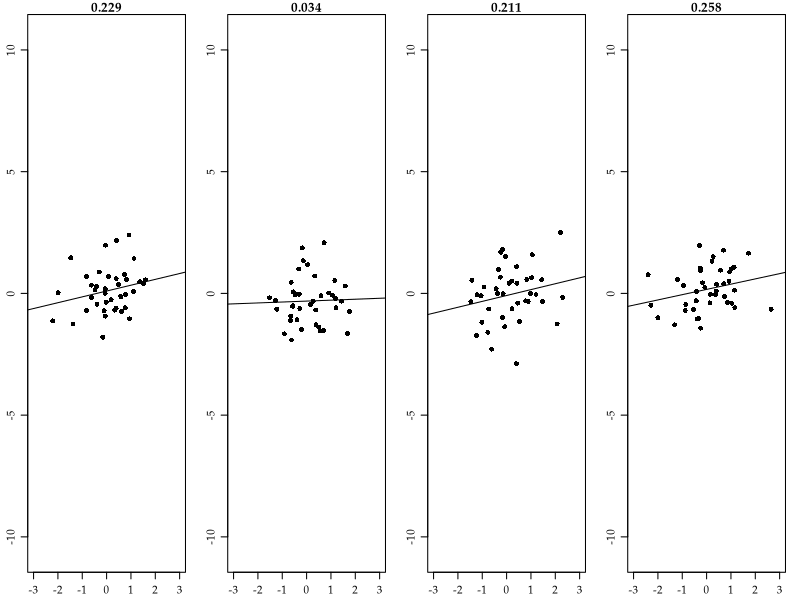

Reproduce this figure in R.
args = commandArgs()
basename = sub(".R$", "", sub("^--file=(.*/)?", "", args[grep("^--file=", args)]))
if (length(basename) != 0)
    quartz(type="pdf", file=paste0(basename, ".pdf"), width=7, height=1.8)
par(family="Palatino")
par(mgp=c(2,0.8,0)) # title and axis margins. default: c(3,1,0)
par(mar=c(2,2,1,1)+0.1) # bottom, left, top, right margins. default: c(5,4,4,2)+0.1
par(mfrow = c(1,4))
set.seed(1)
for (i in 1:4) {
    x = rnorm(40)
    y = rnorm(40)
    plot(x, y, pch=16, main=round(cor(x,y),3), xlim=c(-3,3), ylim=c(-3,3), asp=1,
         xlab="", ylab="")
    abline(lm(y ~ x))
}
dev.off()
